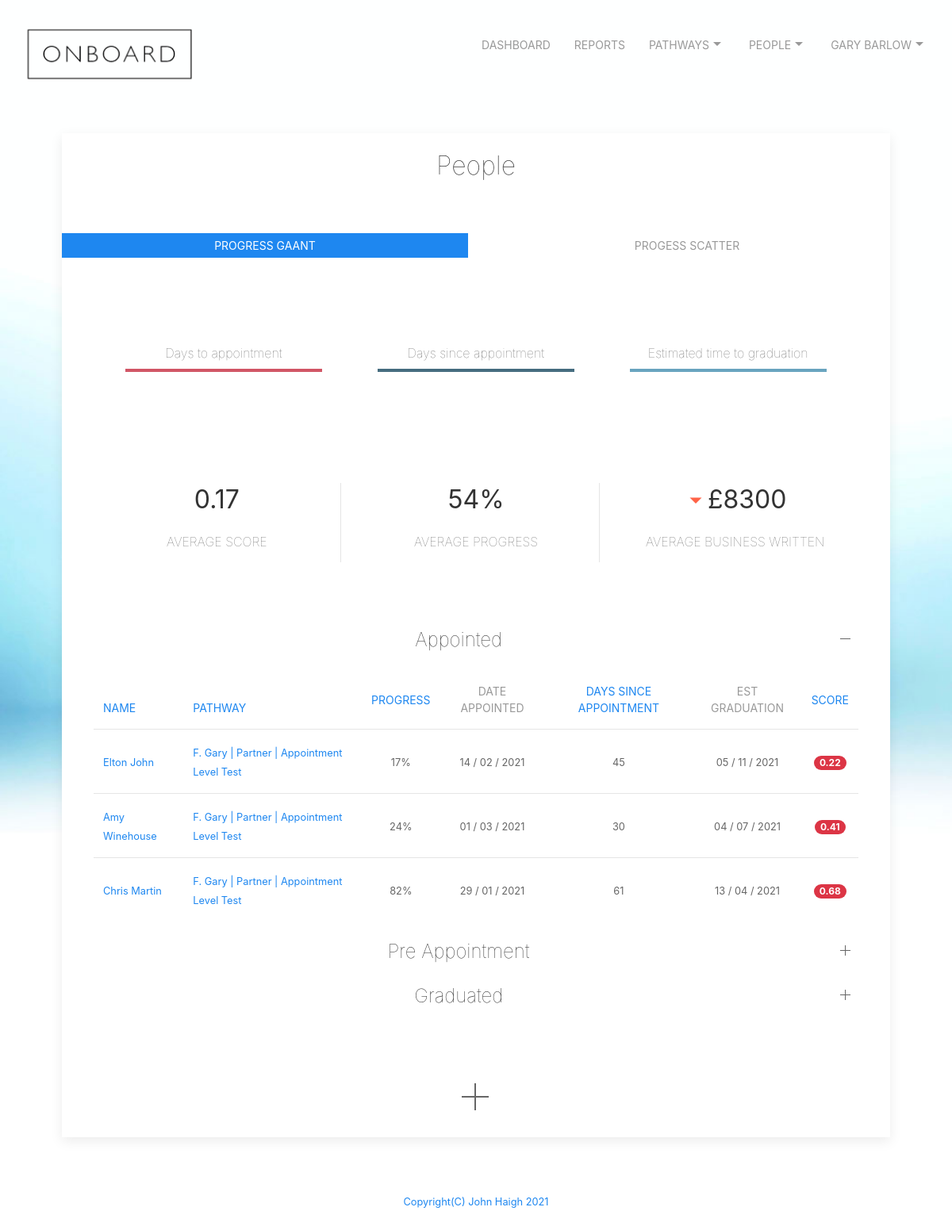
The page /people (signed in) on the database its author committed.
### tables this page shows
CREATE TABLE users ('id' integer PRIMARY KEY NOT NULL, 'email' text NOT NULL, 'firstname' text NOT NULL,'lastname' text NOT NULL, 'password' text NOT NULL, 'company' text NOT NULL, 'jobrole' text NOT NULL,'companymail' text NOT NULL, 'confirmed' text, 'lastlogin' text, 'adminlevel' int, 'status' text, 'region' text, 'averagescore' int, 'averagebusiness' int, 'averagebusinesstarget' int, 'averageprogressnumber' int);

CREATE TABLE "people" (
	"id"	integer NOT NULL,
	"firstname"	text NOT NULL,
	"lastname"	text NOT NULL,
	"mobile"	text NOT NULL,
	"email"	text NOT NULL,
	"pdm"	text NOT NULL,
	"bam"	text,
	"pathwayEnrolled"	text,
	"pathwayEnrolledDate"	text,
	"pathwayEnrolledPosition"	text,
	"pathwayEnrolledProgress"	integer,
	"pathwayEnrolledPositionDate"	text,
	"history"	text,
	"exEmployedDeal"	text,
	"exEmployedDealExpiry"	text,
	"businessWrittenPreviousMonth"	integer,
	"businessWrittenYearToDate"	integer,
	"daysinpathway"	integer,
	"estcompletion"	text,
	"score"	int,
	"minincome"	int,
	"practice"	text,
	"dateappointed"	text,
	"dayssinceappointment"	int,
	"appointed"	int,
	"region"	int,
	"completed"	INTEGER,
	PRIMARY KEY("id")
);

### app.py (the view, shortened to what this page needs)
@app.route("/people", methods=["GET", "POST"])
@login_required
def people():
    if request.method == "GET":
        db = SQL("sqlite:///onboard.db")
        info = db.execute("SELECT * FROM users WHERE id = ?", session["user_id"])
        username = info[0]['email']
        firstname = info[0]['firstname']
        lastname = info[0]['lastname']
        companymail = info[0]['companymail']
        fullname = firstname + ' ' + lastname
        daytoday = int(datetime.datetime.today().strftime ('%d'))
        monthtoday = int(datetime.datetime.today().strftime ('%m'))
        yeartoday = int(datetime.datetime.today().strftime ('%Y'))
        totalscore = 0
        count = 0
        totalaveragebusinesstarget = 0
        totalaveragebusiness = 0
        totalaverageprogressnumber = 0
        averageprogressnumber = 0
        preappointmentdays = []
        progresstodate = []
        estimatedfinish = []
        stackednames = []
        i = 0
        rows = db.execute("SELECT * FROM people WHERE pdm = ? AND completed = 0 ORDER BY dayssinceappointment", username)
        while i < len(rows):
            dateenrolled = rows[i]['pathwayEnrolledDate']
            if dateenrolled != None:
                x = dateenrolled.split("/", 3)
                yearenrolled = (int(x[2]))
                monthenroleld = (int(x[1]))
                dayenrolled = (int(x[0]))
                d0 = date(yearenrolled, monthenroleld, dayenrolled)
                d1 = date(yeartoday, monthtoday, daytoday)
                delta = d1 - d0
                daysin = delta.days
            else:
                daysin = 0
            if rows[i]['appointed'] == 1:
                dateappointed = rows[i]['dateappointed']
                x = dateappointed.split("/", 3)
                year = (int(x[2]))
                month = (int(x[1]))
                day = (int(x[0]))
                d0 = date(year, month, day)
                d1 = date(yeartoday, monthtoday, daytoday)
                delta = d1 - d0
                dayssinceappointment = delta.days
                progressnumber = int(rows[i]['pathwayEnrolledProgress'])
                if progressnumber == 0:
                    estcompletion = 'Not yet known'
                    score = 0
                else:
                    pathwayinfo = db.execute("SELECT * from pathways where pathwayName = ?", rows[i]['pathwayEnrolled'])
                    if pathwayinfo[0]['numbercompleted'] == 0:
                        daysleft = ((dayssinceappointment / progressnumber) * 100) - dayssinceappointment
                        estcompletion = d0 + datetime.timedelta(days=daysleft+dayssinceappointment)
                    else:
                        daysleft = int((dayssinceappointment / progressnumber) * 100)
                        newestaveragecompletion = ( int(pathwayinfo[0]['averagetimecompletion']) * int(pathwayinfo[0]['numbercompleted'])) + daysleft / (int(pathwayinfo[0]['numbercompleted']))+1
                        estcompletion = d0 + datetime.timedelta(days=newestaveragecompletion)
                    j = (str(estcompletion).split("-",3))
                    year = (j[0])
                    month = (j[1])
                    day = (j[2])
                    estcompletion = day + " / " + month + " / " + year
                    score = round((progressnumber / daysin), 2)
                    totalscore = totalscore + score
                    count = count + 1
                    totalaveragebusinesstarget = totalaveragebusinesstarget + (dayssinceappointment * 165)
                    totalaveragebusiness = totalaveragebusiness + int(rows[i]['businessWrittenYearToDate'])
                    totalaverageprogressnumber = totalaverageprogressnumber + progressnumber
                    preappointmentdayscalc = (int(rows[i]['daysinpathway']) - int(rows[i]['dayssinceappointment']))*-1
                    preappointmentdays.append(preappointmentdayscalc)
                    progresstodate.append((int(rows[i]['dayssinceappointment']))*-1)
                    stackednames.append(rows[i]['firstname'] + ' '+ rows[i]['lastname'])
                    estimatedfinish.append(daysleft)
            else:
                dayssinceappointment = 0
                score = 0
                estcompletion = 'Not yet known'
            db.execute("UPDATE people SET daysinpathway = ?, estcompletion = ?, score = ?, dayssinceappointment = ? WHERE email = ?", daysin, estcompletion, score, dayssinceappointment, rows[i]['email'])
            i = i+1
        averagescore = round((totalscore / count),2)
        averagebusiness = round(totalaveragebusiness / count)
        averagebusinesstarget = round(totalaveragebusinesstarget / count)
        averageprogressnumber = round(totalaverageprogressnumber / count)
        db.execute("UPDATE users SET averagescore = ?, averagebusiness = ?, averagebusinesstarget = ?, averageprogressnumber = ?", averagescore, averagebusiness, averagebusinesstarget, averageprogressnumber)
        rows = db.execute("SELECT * from people WHERE pdm = ? AND appointed = 1 AND completed = 0", username)
        print(rows)
        newlist = []
        percent = []
        datalabels = []
        bubblecolour = []
        days = []
        i = 0
        while i < len(rows):
            percent.append(rows[i]['pathwayEnrolledProgress'])
            days.append(rows[i]['dayssinceappointment'])
            datalabels.append(rows[i]['firstname']+' '+rows[i]['lastname'])
            if (int(rows[i]['businessWrittenYearToDate']) < (int(rows[i]['dayssinceappointment']) * 165)):
                bubblecolour.append('rgba(209,86,102,.9)')
            else:
                bubblecolour.append('rgba(70,109,128,.9)')
            i = i+1
        for h, w in zip(percent, days):
            newlist.append({'x': h, 'y': w})
        scatterdata = str(newlist).replace('\'', '')
        appointed = db.execute("SELECT * FROM people WHERE pdm = ? AND appointed = 1 AND completed = 0", username)
        preappointment = db.execute("SELECT * FROM people WHERE pdm = ? AND appointed = 0", username)
        graduated = db.execute("SELECT * FROM people WHERE pdm = ? AND completed = 1", username)
        rows = db.execute("SELECT * FROM users WHERE email = ?", username)
        return render_template("people.html", graduated = graduated, stackednames = stackednames, preappointmentdays = preappointmentdays, progresstodate = progresstodate, estimatedfinish = estimatedfinish, rows = rows, firstname = firstname, FullName = fullname, companymail=companymail, appointed = appointed, preappointment = preappointment, data=scatterdata, bubblecolour = bubblecolour, labels = datalabels)

### app.py (called while the page is built)
@app.after_request
def after_request(response):
    response.headers["Cache-Control"] = "no-cache, no-store, must-revalidate"
    response.headers["Expires"] = 0
    response.headers["Pragma"] = "no-cache"
    return response

def login_required(f):
    @wraps(f)
    def decorated_function(*args, **kwargs):
        if session.get("user_id") is None:
            return redirect("/login")
        return f(*args, **kwargs)
    return decorated_function

### templates/people.html (shortened to what this page needs)
{% extends "layout.html" %}
{% block main %}
<div class="uk-card uk-card-default uk-card-small">
  <div class="uk-text-center uk-card-body">
    <h2 class="uk-text uk-text-lighter">People</h2>
    <br>
  </div>
<div class="uk-text-center">
  <ul class="uk-subnav uk-subnav-pill uk-grid" uk-switcher="animation: uk-animation-fade">
    <li class="uk-width-1-2@m"><a href="#">Progress GAANT</a></li>
    <li class="uk-width-1-2@m"><a href="#">Progess Scatter</a></li>
  </ul>
  <ul class="uk-switcher uk-margin uk-padding">
      <li>
        <div class="uk-child-width-1-3@m uk-grid-large uk-padding" uk-grid>
          <div class="uk-child-width-1-1@m" >
            <p style="padding:8px; border-style: hidden hidden solid hidden; border-width: 4px; border-color: rgba(209,86,102,1)" class="uk-text uk-text-lighter">Days to appointment</p>
          </div>
          <div class="uk-child-width-1-1@m">
            <p style="padding:8px; border-style: hidden hidden solid hidden; border-width: 4px; border-color: rgba(70,109,128,1)" class="uk-text uk-text-lighter">Days since appointment</p>
          </div>
          <div class="uk-child-width-1-1@m">
            <p style="padding:8px; border-style: hidden hidden solid hidden; border-width: 4px; border-color: rgba(105,164,191,1)" class="uk-text uk-text-lighter">Estimated time to graduation</p>
          </div>
        </div>
      </li>
        </ul>
      </div>
  <div class="uk-grid-small uk-child-width-expand@s uk-text-center uk-padding" uk-grid>
    <div>
      <h2>{{rows[0]['averagescore']}}</h2>
      <p class="uk-text-uppercase uk-text-lighter">Average Score</p>
    </div>
    <div class="uk-divider-vertical">
      <h2>{{rows[0]['averageprogressnumber']}}%</h2>
        <p class="uk-text-uppercase uk-text-lighter">Average Progress</p>
    </div>
    <div class="uk-divider-vertical">
      {% if rows[0]['averagebusiness'] < rows[0]['averagebusinesstarget'] %}
      <h2 uk-tooltip="title: £ {{rows[0]['averagebusiness'] - rows[0]['averagebusinesstarget']}} on target" ><span style="color: #ff6347;" uk-icon="icon: triangle-down; ratio: 1.5"></span>£{{rows[0]['averagebusiness']}}</h2>
      {% endif %}
      <p class="uk-text-uppercase uk-text-lighter">Average Business Written</p>
      </div>
  </div>
  <div class="uk-padding uk-padding-medium">
    <ul uk-accordion="duration: 300; multiple: true">
        <li class="uk-open">
          <h1 class="uk-accordion-title uk-text-lighter uk-text-large uk-text-center" href="#">Appointed</h1>
          <div class="uk-accordion-content">
            <table class="uk-table uk-table-middle uk-table-divider uk-text uk-text-lighter">
              <thead>
                <th><form action='/people' method='post'><button type='submit' class="uk-button uk-button-link" value="name" name='sort'>Name</button></form></th>
                <th><form action='/people' method='post'><button type='submit' class="uk-button uk-button-link" value="pathway" name='sort'>Pathway</button></form></th>
                <th style="text-align: center; vertical-align: middle;"><form action='/people' method='post'><button type='submit' class="uk-button uk-button-link" value="progress" name='sort'>Progress</button></form></th>
                <th style="text-align: center; vertical-align: middle;">Date Appointed</th>
                <th style="text-align: center; vertical-align: middle;"><form action='/people' method='post'><button type='submit' class="uk-button uk-button-link" value="days" name='sort'>Days since appointment</button></form></th>
                <th style="text-align: center; vertical-align: middle;">Est Graduation</th>
                <th style="text-align: center; vertical-align: middle;"><form action='/people' method='post'><button type='submit' class="uk-button uk-button-link" value="score" name='sort'>Score</button></form></th>
              </thead>
              {% for appointed in appointed %}
              <tr>
                <td><a href="/viewperson?name={{appointed['email']}}"><small>{{appointed['firstname']}} {{appointed['lastname']}}</small></a></td>
                <td><a href="/progress?name={{appointed["email"]}}&pathway={{appointed['pathwayEnrolled']}}"><small>{{appointed['pathwayEnrolled']}}</small></a></td>
                <td style="text-align: center; vertical-align: middle;"><small>{{appointed['pathwayEnrolledProgress']}}%</small></td>
                <td style="text-align: center; vertical-align: middle;"><small>{{appointed['dateappointed']}}</small></td>
                <td style="text-align: center; vertical-align: middle;"><small>{{appointed['dayssinceappointment']}}</small></td>
                <td style="text-align: center; vertical-align: middle;"><small>{{appointed['estcompletion']}}</small></td>
                {% if appointed['businessWrittenYearToDate'] >= (appointed['dayssinceappointment'] * 165) %}
                  <td uk-tooltip="title: £{{appointed['businessWrittenYearToDate'] - (appointed['dayssinceappointment'] * 165)}} above target" style="text-align: center; vertical-align: middle;"><span class="badge badge-pill badge-primary">{{appointed['score']}}</span></td>
                {% else %}
                  <td uk-tooltip="title: £{{appointed['businessWrittenYearToDate'] - (appointed['dayssinceappointment'] * 165)}} short of target" style="text-align: center; vertical-align: middle;"><span class="badge badge-pill badge-danger">{{appointed['score']}}</span></td>
                {% endif %}
              </tr>
              {% endfor %}
            </table>
          </div>
        </li>
        <li>
          <h2 class="uk-accordion-title uk-text-lighter uk-text-large uk-text-center" href="#">Pre Appointment</h2>
        </li>
        {% if graduated is defined %}
        <li>
            <h2 class="uk-accordion-title uk-text-lighter uk-text-large uk-text-center" href="#">Graduated</h2>
        </li>
        {% endif %}
    </ul>
  </div>
  <div id="center">
    <a href="/newperson" uk-icon="icon: plus; ratio: 2"></a>
  </div>
{% endblock %}

### static/styles.css (style rules this page uses)
#center { margin-left: auto; margin-right: auto; text-align: center; padding: 30px; }
body { border-color: coral; }
body { background-image: url("images/onboard_homepage_background_1400x933px.jpg"); background-repeat: repeat; background-size: cover; background-color: #464646; height: 200vh; }

### rows shown on the page
users: averagescore "0.17", averageprogressnumber "54", averagebusiness "8300"
people: firstname "Elton", lastname "John", pathwayEnrolled "F. Gary | Partner | Appointment Level Test", pathwayEnrolledProgress "17", dateappointed "14 / 02 / 2021", dayssinceappointment "45", estcompletion "05 / 11 / 2021", score "0.22"
people: firstname "Amy", lastname "Winehouse", pathwayEnrolled "F. Gary | Partner | Appointment Level Test", pathwayEnrolledProgress "24", dateappointed "01 / 03 / 2021", dayssinceappointment "30", estcompletion "04 / 07 / 2021", score "0.41"
people: firstname "Chris", lastname "Martin", pathwayEnrolled "F. Gary | Partner | Appointment Level Test", pathwayEnrolledProgress "82", dateappointed "29 / 01 / 2021", dayssinceappointment "61", estcompletion "13 / 04 / 2021", score "0.68"

### other values the page prints
{{ FullName }} "GARY BARLOW"
